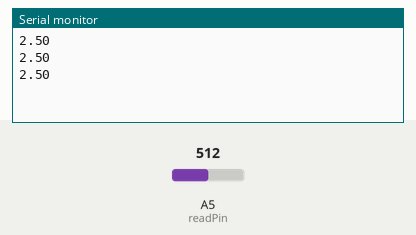
This sketch was run on a simulated Arduino Uno, built with avr-gcc and run on an emulated ATmega328P. Shown: the last lines printed to the serial monitor. The test bench sets the inputs (shaded band); at power-on: A5 (readPin) = 512.

Above: at 1.3 s.
1.4 s: A5 (readPin) set to 716
At 1.9 s:
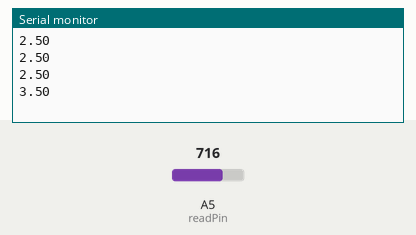
2.9 s: A5 (readPin) set to 900
At 3.4 s:
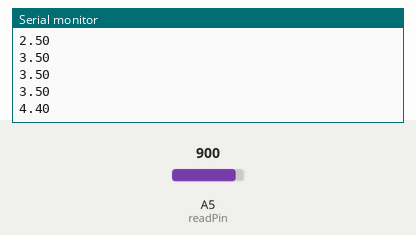
Timing chart, 0 to 5.9 s (numbered marks = the images above; inputs shaded):
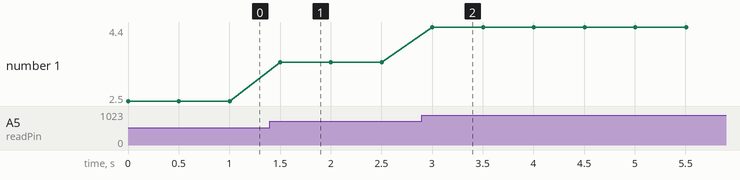

Measured:
- after the input at 1.4 s, the serial monitor: prints a new line after 0.10 s (image 1)
- after the input at 2.9 s, the serial monitor: prints a new line after 0.10 s (image 2)
- plotted number 1: 2.5 → 3.5 after the input at 1.4 s, 3.5 → 4.4 after the input at 2.9 s

The sketch:

BareMinimumVoltageM.ino
```cpp
int readPin = A5;
int readVal;
float V2 = 0;
int hSek = 500;

void setup() {
  pinMode(readPin, INPUT);
  Serial.begin(9600);
}

void loop() {
  readVal = analogRead(readPin);
  V2 = (5./1023.)*readVal;
  Serial.println(V2);
  delay(hSek);
}
```
